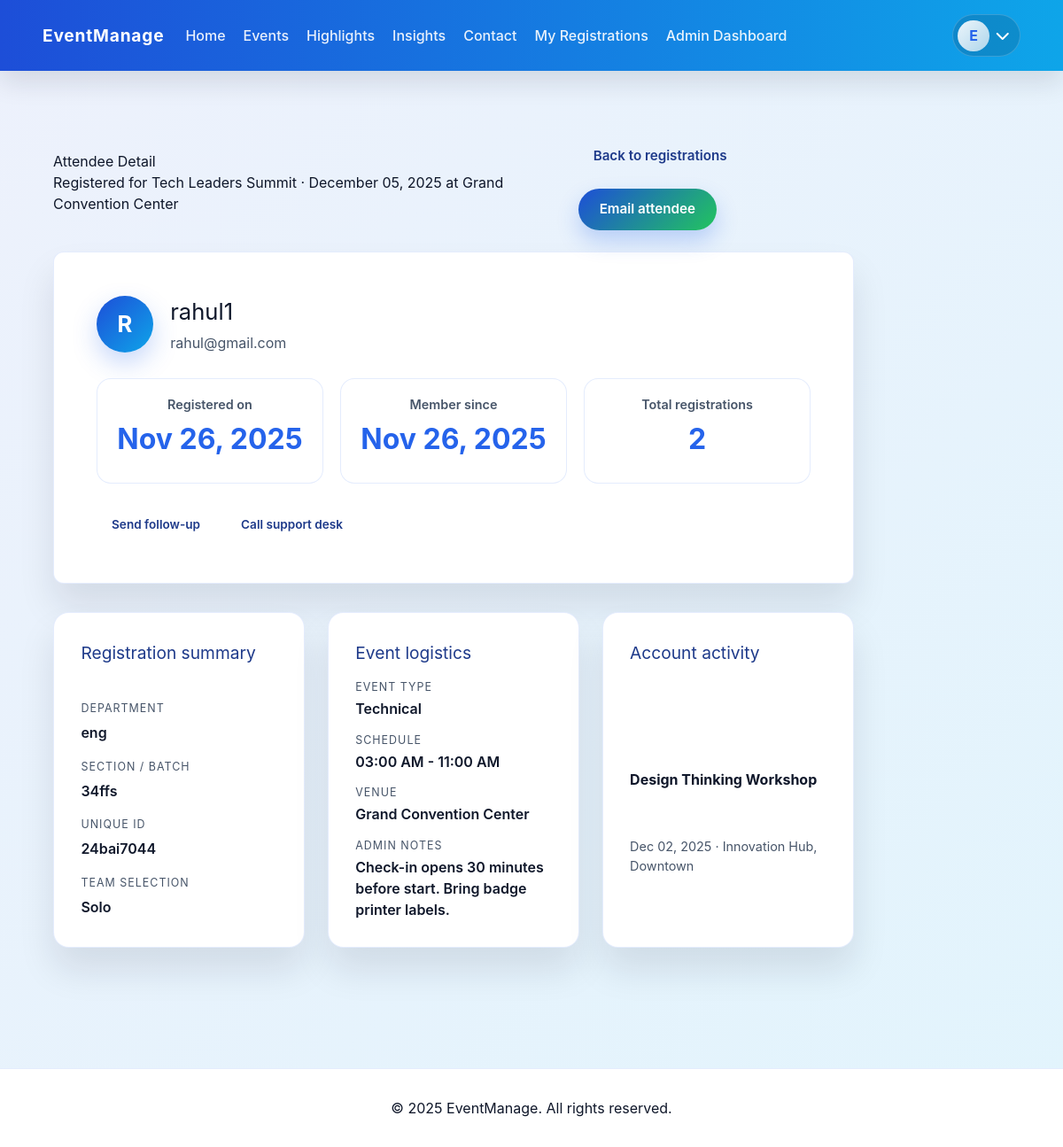
Screenshot of /admin/registrations/1 (signed in) with the database file from the repository.
### app/models.py (models this page shows, shortened)
class User(UserMixin, db.Model):
    id = db.Column(db.Integer, primary_key=True)
    name = db.Column(db.String(120), nullable=False)
    email = db.Column(db.String(120), unique=True, nullable=False)
    password_hash = db.Column(db.String(256), nullable=False)
    is_admin = db.Column(db.Boolean, default=False, nullable=False)
    admin_scope = db.Column(db.String(50), default="super")
    created_at = db.Column(db.DateTime, default=datetime.utcnow)
    registrations = db.relationship("Registration", back_populates="user", cascade="all, delete-orphan")
    interests = db.relationship("EventInterest", back_populates="user", cascade="all, delete-orphan")
    @property
    def is_super_admin(self) -> bool:
        if not self.is_admin:
            return False
        if not self.admin_scope:
            return True
        return self.admin_scope.lower() == "super"

class Event(db.Model):
    id = db.Column(db.Integer, primary_key=True)
    title = db.Column(db.String(150), nullable=False)
    summary = db.Column(db.String(300), nullable=False)
    description = db.Column(db.Text, nullable=False)
    location = db.Column(db.String(200), nullable=False)
    start_time = db.Column(db.DateTime, nullable=False)
    end_time = db.Column(db.DateTime, nullable=False)
    capacity = db.Column(db.Integer, nullable=False)
    event_type = db.Column(db.String(80), nullable=False, default=EVENT_CATEGORY_CHOICES[0])
    image_url = db.Column(db.String(255), nullable=True)
    created_at = db.Column(db.DateTime, default=datetime.utcnow)
    registrations = db.relationship("Registration", back_populates="event", cascade="all, delete-orphan")
    interests = db.relationship("EventInterest", back_populates="event", cascade="all, delete-orphan")
    @property
    def date_label(self) -> str:
        return self.start_time.strftime("%B %d, %Y")
    @property
    def time_range(self) -> str:
        return f"{self.start_time.strftime('%I:%M %p')} - {self.end_time.strftime('%I:%M %p')}"

class Registration(db.Model):
    id = db.Column(db.Integer, primary_key=True)
    created_at = db.Column(db.DateTime, default=datetime.utcnow)
    user_id = db.Column(db.Integer, db.ForeignKey("user.id"), nullable=False)
    event_id = db.Column(db.Integer, db.ForeignKey("event.id"), nullable=False)
    attendee_name = db.Column(db.String(150), nullable=False)
    attendee_email = db.Column(db.String(150), nullable=False)
    department = db.Column(db.String(120), nullable=True)
    section = db.Column(db.String(60), nullable=True)
    student_uid = db.Column(db.String(60), nullable=True)
    team_selection = db.Column(db.String(80), nullable=True)
    user = db.relationship("User", back_populates="registrations")
    event = db.relationship("Event", back_populates="registrations")
    __table_args__ = (db.UniqueConstraint("user_id", "event_id", name="unique_event_registration"),)

### app/admin.py (the view)
@admin_bp.route("/registrations/<int:registration_id>")
@login_required
@admin_required
def registration_detail(registration_id: int):
    registration = Registration.query.get_or_404(registration_id)
    attendee = registration.user
    _ensure_event_access(registration.event)
    other_registrations_query = Registration.query.filter(
        Registration.user_id == attendee.id, Registration.id != registration.id
    ).join(Event)
    if not current_user.is_super_admin:
        other_registrations_query = other_registrations_query.filter(
            Event.event_type == current_user.admin_scope
        )
    other_registrations = other_registrations_query.order_by(Event.start_time.desc()).all()
    return render_template(
        "admin/registration_detail.html",
        registration=registration,
        event=registration.event,
        attendee=attendee,
        other_registrations=other_registrations,
    )

### app/__init__.py (called while the page is built)
def create_app():
    app = Flask(__name__, instance_relative_config=True)
    app.config.from_object("config.Config")
    os.makedirs(app.instance_path, exist_ok=True)
    db.init_app(app)
    login_manager.init_app(app)
    from .models import User, seed_admin, seed_sample_events
    @login_manager.user_loader
    def load_user(user_id):
        return User.query.get(int(user_id))
    from .auth import auth_bp
    from .events import events_bp
    from .admin import admin_bp
    app.register_blueprint(events_bp)
    app.register_blueprint(auth_bp)
    app.register_blueprint(admin_bp)
    @app.route("/")
    def home():
        return "App is live!"
    with app.app_context():
        db.create_all()
        seed_admin()
        seed_sample_events()
    return app

### app/admin.py (called while the page is built)
def admin_required(func):
    @wraps(func)
    def wrapper(*args, **kwargs):
        if not current_user.is_authenticated:
            flash("Please sign in as an administrator.", "warning")
            return redirect(url_for("auth.login", next=request.url))
        if not current_user.is_admin:
            flash("Administrator access required.", "danger")
            return redirect(url_for("events.home"))
        return func(*args, **kwargs)
    return wrapper

def _ensure_event_access(event: Event):
    if current_user.is_super_admin:
        return
    if event.event_type != current_user.admin_scope:
        abort(403)

### app/events.py (called while the page is built)
@events_bp.app_context_processor
def inject_globals():
    return {"current_year": datetime.utcnow().year}

### app/templates/admin/registration_detail.html (shortened to what this page needs)
{% extends 'base.html' %}
{% block content %}
<section class="section">
  <div class="section__header">
    <div>
      <h1>Attendee Detail</h1>
      <p>Registered for {{ event.title }} &middot; {{ event.date_label }} at {{ event.location }}</p>
    </div>
    <div class="button-group">
      <a class="btn btn--ghost" href="{{ url_for('admin.event_registrations', event_id=event.id) }}">Back to registrations</a>
      <a class="btn btn--primary" href="mailto:{{ registration.attendee_email }}">Email attendee</a>
    </div>
  </div>
  <article class="profile-card profile-card--wide">
    <div class="profile-card__header">
      <span class="profile-card__avatar">{{ registration.attendee_name[:1]|upper }}</span>
      <div>
        <h1>{{ registration.attendee_name }}</h1>
        <p>{{ registration.attendee_email }}</p>
      </div>
    </div>
    <div class="profile-card__stats">
      <div>
        <p class="stat__label">Registered on</p>
        <p class="stat__value">{{ registration.created_at.strftime('%b %d, %Y') }}</p>
      </div>
      <div>
        <p class="stat__label">Member since</p>
        <p class="stat__value">{{ attendee.created_at.strftime('%b %d, %Y') }}</p>
      </div>
      <div>
        <p class="stat__label">Total registrations</p>
        <p class="stat__value">{{ attendee.registrations|length }}</p>
      </div>
    </div>
    <div class="profile-card__actions">
      <a class="btn btn--ghost btn--small" href="mailto:{{ registration.attendee_email }}">Send follow-up</a>
      <a class="btn btn--ghost btn--small" href="tel:+15552140087">Call support desk</a>
    </div>
  </article>
  <div class="detail-grid">
    <section class="detail-panel">
      <h2>Registration summary</h2>
      <dl class="meta-list">
        <div>
          <dt>Department</dt>
          <dd>{{ registration.department or 'Not provided' }}</dd>
        </div>
        <div>
          <dt>Section / Batch</dt>
          <dd>{{ registration.section or 'Not provided' }}</dd>
        </div>
        <div>
          <dt>Unique ID</dt>
          <dd>{{ registration.student_uid or 'Not provided' }}</dd>
        </div>
        <div>
          <dt>Team selection</dt>
          <dd>{{ registration.team_selection or 'Not provided' }}</dd>
        </div>
      </dl>
    </section>
    <section class="detail-panel">
      <h2>Event logistics</h2>
      <dl class="meta-list">
        <div>
          <dt>Event type</dt>
          <dd>{{ event.event_type }}</dd>
        </div>
        <div>
          <dt>Schedule</dt>
          <dd>{{ event.time_range }}</dd>
        </div>
        <div>
          <dt>Venue</dt>
          <dd>{{ event.location }}</dd>
        </div>
        <div>
          <dt>Admin notes</dt>
          <dd>Check-in opens 30 minutes before start. Bring badge printer labels.</dd>
        </div>
      </dl>
    </section>
    <section class="detail-panel">
      <h2>Account activity</h2>
      {% if other_registrations %}
        <ul class="meta-list meta-list--plain">
          {% for item in other_registrations %}
            <li>
              <strong>{{ item.event.title }}</strong>
              <span>{{ item.event.start_time.strftime('%b %d, %Y') }} &middot; {{ item.event.location }}</span>
            </li>
          {% endfor %}
        </ul>
      {% else %}
        <p>This attendee has not registered for other events yet.</p>
      {% endif %}
    </section>
  </div>
</section>
{% endblock %}

### app/templates/base.html (shortened to what this page needs)
<!doctype html>
<html lang="en">
  <head>
    <link rel="stylesheet" href="https://cdnjs.cloudflare.com/ajax/libs/font-awesome/6.5.2/css/all.min.css" />
    <script src="https://cdn.tailwindcss.com"></script>
    <link rel="stylesheet" href="{{ url_for('static', filename='css/styles.css') }}">
  </head>
  <body>
    <header class="site-header">
      <nav class="navbar">
        <div class="navbar__left">
          <a class="navbar__brand" href="{{ url_for('events.home') }}">EventManage</a>
          <div class="navbar__links" id="navMenu">
            <a href="{{ url_for('events.home') }}">Home</a>
            <a href="{{ url_for('events.events_list') }}">Events</a>
            <a href="{{ url_for('events.home') }}#highlights">Highlights</a>
            <a href="{{ url_for('events.home') }}#insights">Insights</a>
            <a href="{{ url_for('events.home') }}#contact">Contact</a>
            {% if current_user.is_authenticated %}
              <a href="{{ url_for('events.my_registrations') }}">My Registrations</a>
              {% if current_user.is_admin %}
                <a href="{{ url_for('admin.dashboard') }}">Admin Dashboard</a>
              {% endif %}
            {% endif %}
          </div>
        </div>
        <div class="navbar__right">
          <div class="navbar__user">
            <button id="userToggle" class="navbar__user-button" aria-label="User menu" aria-haspopup="true" aria-expanded="false">
              <span class="navbar__avatar">
                {% if current_user.is_authenticated %}
                  {{ current_user.name[:1]|upper }}
                {% else %}
                  <i class="fa fa-user"></i>
                {% endif %}
              </span>
              <i class="fa fa-chevron-down"></i>
            </button>
          </div>
        </div>
      </nav>
    </header>
    <main class="container">
      {% block content %}{% endblock %}
    </main>
    <footer class="site-footer">
      <p>&copy; {{ current_year or 2025 }} EventManage. All rights reserved.</p>
    </footer>
  </body>
</html>

### rows the page displays
User: name "E"
Event: title "Tech Leaders Summit", date_label "December 05, 2025", location "Grand Convention Center", event_type "Technical", time_range "03:00 AM - 11:00 AM"
Registration: attendee_name "R", attendee_name "rahul1", attendee_email "rahul@gmail.com", created_at "Nov 26, 2025", department "eng", section "34ffs", student_uid "24bai7044", team_selection "Solo"
User: created_at "Nov 26, 2025"
Registration: event "Design Thinking Workshop", event.start_time "Dec 02, 2025", event.location "Innovation Hub, Downtown"

### other values shown
{{ attendee.registrations|length }} "2"
